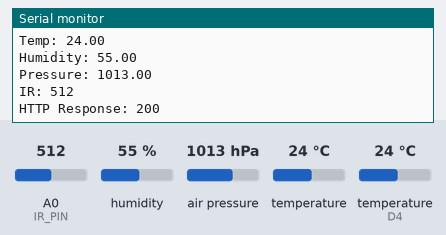
Bench run of a sketch on a simulated ESP8266 (NodeMCU). Parts: the last lines printed to the serial monitor. The inputs (shaded band) are chosen by the test bench; at power-on: humidity 55 %, air pressure 1013 hPa, A0 (IR_PIN) = 512, temperature 24 °C, temperature (sensor on D4) 24 °C. WiFi joins after 1.5 s; servers stay silent unless stated; uploads are accepted with an empty reply.

Above: at 3.7 s.
3.8 s: humidity set to 22 %
At 7.95 s:
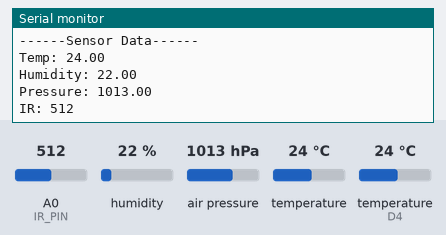
9.7 s: air pressure set to 952 hPa
At 14.2 s:
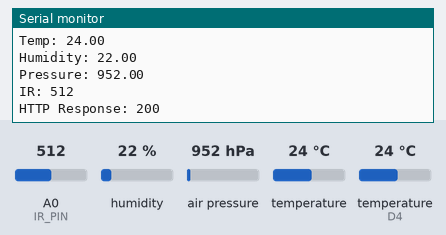
15.6 s: A0 (IR_PIN) set to 716
At 19.8 s:
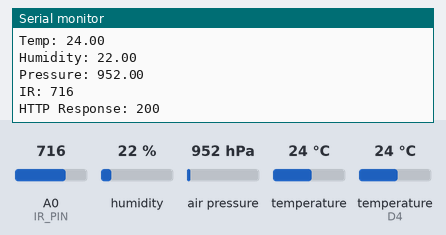
21.5 s: temperature (sensor 0) set to 12 °C
At 23.69 s:
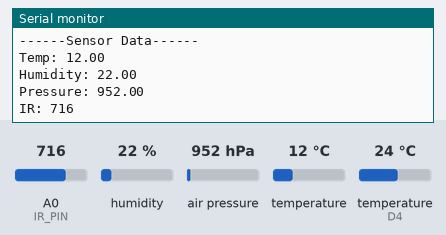
27.4 s: humidity set to 40 %
At 28.93 s:
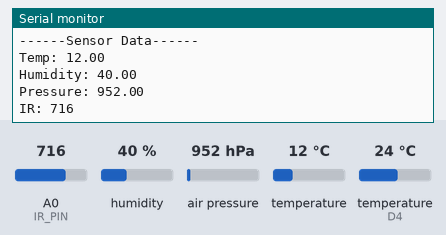
33.3 s: A0 (IR_PIN) set to 992
At 35.4 s:
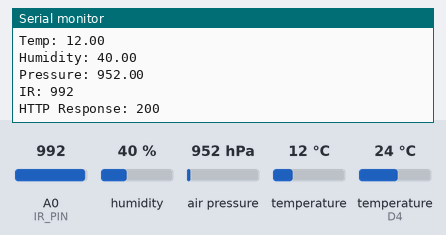
Timing chart, 0 to 36.9 s (numbered marks = the images above; inputs shaded):
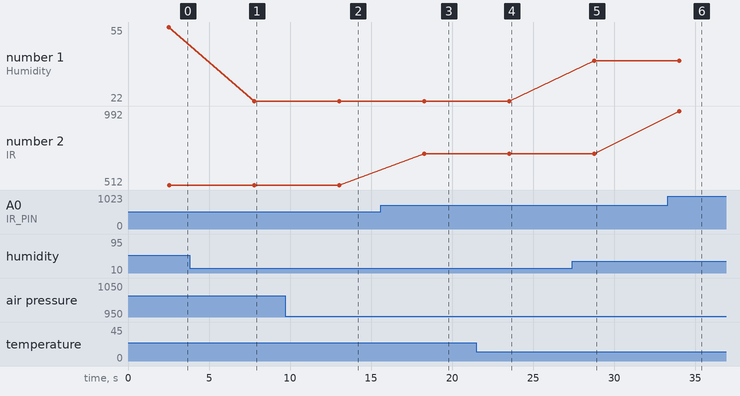

The sketch:

DHTtester_copy_20260308230510.ino
```cpp
#include <ESP8266WiFi.h>
#include <ESP8266HTTPClient.h>
#include <Wire.h>
#include <DHT.h>
#include <Adafruit_BMP280.h>

#define DHTPIN D4
#define DHTTYPE DHT11
#define IR_PIN A0

DHT dht(DHTPIN, DHTTYPE);
Adafruit_BMP280 bmp;

const char* ssid = "AdhiNest_PG";
const char* password = "99785548";

const char* serverName = "http://192.168.29.203:5000/api/sensor";

void setup() {

  Serial.begin(9600);
  delay(1000);

  Serial.println("Starting ESP8266");

  Wire.begin(D2, D1);

  dht.begin();

  if (!bmp.begin(0x77)) {
    Serial.println("BMP280 not detected!");
    while (1);
  }

  Serial.println("BMP280 OK");

  WiFi.begin(ssid, password);

  Serial.print("Connecting to WiFi");

  while (WiFi.status() != WL_CONNECTED) {
    delay(500);
    Serial.print(".");
  }

  Serial.println();
  Serial.println("WiFi Connected");
  Serial.println(WiFi.localIP());
}

void loop() {

  if (WiFi.status() != WL_CONNECTED) {
    Serial.println("WiFi Lost");
    delay(2000);
    return;
  }

  float temperature = bmp.readTemperature();
  float pressure = bmp.readPressure() / 100.0;
  float humidity = dht.readHumidity();
  int irValue = analogRead(IR_PIN);

  if (isnan(humidity)) {
    Serial.println("DHT read error");
    delay(2000);
    return;
  }

  Serial.println("------Sensor Data------");

  Serial.print("Temp: ");
  Serial.println(temperature);

  Serial.print("Humidity: ");
  Serial.println(humidity);

  Serial.print("Pressure: ");
  Serial.println(pressure);

  Serial.print("IR: ");
  Serial.println(irValue);

  WiFiClient client;
  HTTPClient http;

  http.begin(client, serverName);
  http.addHeader("Content-Type", "application/json");

  String json = "{";
  json += "\"temperature\":" + String(temperature) + ",";
  json += "\"humidity\":" + String(humidity) + ",";
  json += "\"pressure\":" + String(pressure) + ",";
  json += "\"ir_radiation\":" + String(irValue);
  json += "}";

  int httpCode = http.POST(json);

  Serial.print("HTTP Response: ");
  Serial.println(httpCode);

  http.end();

  delay(5000);
}
```

Measured:
- after the input at 3.8 s, the serial monitor: prints a new line after 4.0 s (image 1)
- after the input at 9.7 s, the serial monitor: prints a new line after 3.3 s (image 2)
- after the input at 15.6 s, the serial monitor: prints a new line after 2.7 s (image 3)
- after the input at 21.5 s, the serial monitor: prints a new line after 2.0 s (image 4)
- after the input at 27.4 s, the serial monitor: prints a new line after 1.4 s (image 5)
- after the input at 33.3 s, the serial monitor: prints a new line after 0.72 s (image 6)
- plotted number 1: 55 → 22 after the input at 3.8 s, 22 → 40 after the input at 27.4 s
- plotted number 2: 512 → 716 after the input at 15.6 s, 716 → 992 after the input at 33.3 s
